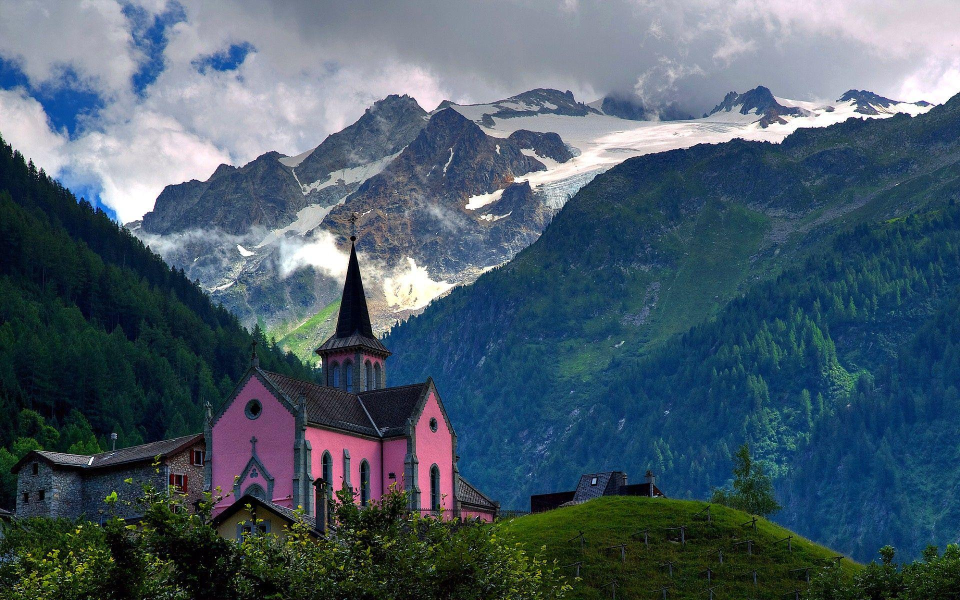
#> input picture image.jpg, 1920 x 1200 px (shown at 1/2 size)
$ jupyter execute ImageCompressionUsingKMeans.ipynb
#> lines starting #> are read from the running program, lines starting #| are printed output that depends on the picture
## Image Compression using K-Means

### Importing Libraries

[cell 1]
import numpy as np
import matplotlib.pyplot as plt
from PIL import Image

### Find Closest Centroids

[cell 2]
def find_closest_centroids(X, centroids):

    K = centroids.shape[0]
    m = X.shape[0]
    n = X.shape[1]
    idx = np.zeros(m , dtype=int)

    for i in range(m):
        ci = 0
        min_cost = 10000000
        for k in range(K):
            cost = 0
            for j in range(n):
                cost = cost + (X[i][j] - centroids[k][j])**2
            if(cost < min_cost):
                min_cost = cost
                ci = k
        idx[i] = ci

    return idx

### Compute New Centroids

[cell 3]
def compute_centroids(X, idx, K):

    m , n = X.shape
    centroids = np.zeros((K, n))

    for k in range(K):
        xi_sum = np.zeros((n))
        Ck = 0
        for i in range(m):
            if(idx[i] == k):
                xi_sum = xi_sum + X[i]
                Ck = Ck + 1
        if(Ck > 0):
            centroids[k] = xi_sum / Ck

    return centroids

### Centroid Initialization

[cell 4]
def kMeans_init_centroids(X , K):

    m = X.shape[0]
    randidx = np.random.permutation(m)
    centroids = X[randidx[:K]]

    return centroids

### k-Means

[cell 5]
def run_kMeans(X , initial_centroids , max_iters = 10):

    K = initial_centroids.shape[0]
    centroids = initial_centroids
    for i in range(max_iters):
        idx = find_closest_centroids(X , centroids)
        centroids = compute_centroids(X , idx  , K)

    return centroids , idx

### Preprocessing

[cell 6]
def load_image(image_path , resize_to = (1920, 1080)):

#> called with image_path = 'image.jpg', resize_to = (1920, 1080)
    original_image = Image.open(image_path)
#> original_image is the input picture: PIL image 1920x1200 RGB; mean R, G, B 73.6, 91.7, 105.6
    original_image = original_image.resize(resize_to)
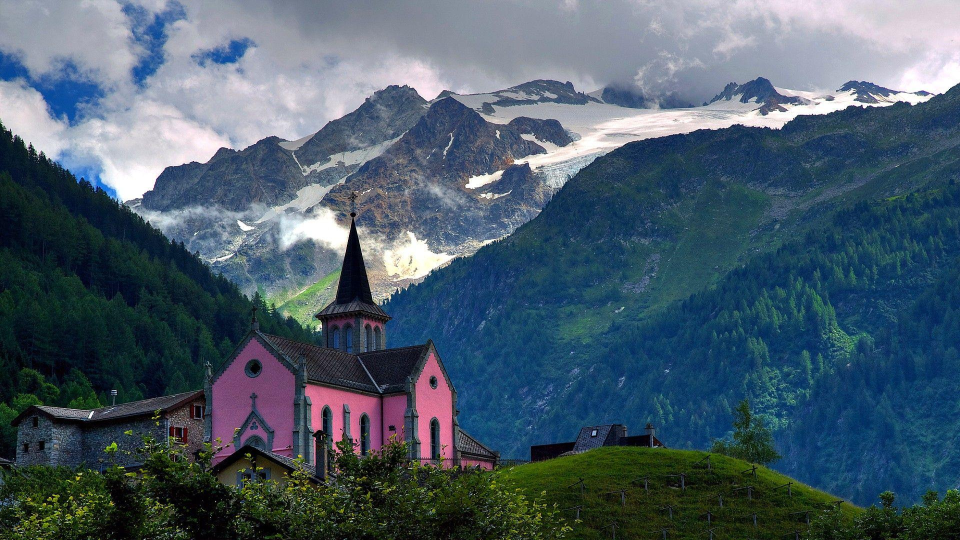
#> original_image: PIL image 1920x1080 RGB (shown at 1/2 size); mean R, G, B 73.6, 91.7, 105.6
    image_array = np.array(original_image, dtype = np.float64) / 255.0
    original_shape = image_array.shape
#> original_shape = (1080, 1920, 3)
    image_data = image_array.reshape(-1 , 3)

    return image_data , original_image , original_shape

### Recreating Compressed Image

[cell 7]
def recreate_image(centroids , idx , original_shape):

    compressed = centroids[idx].reshape(original_shape)

    return (compressed * 255).astype(np.uint8)

### Running the algorithm

[cell 8]
image_path = "image.jpg"

K = 8
max_iters = 10

image_data , original_image , original_shape  = load_image(image_path)
#> original_shape = (1080, 1920, 3)
initial_centroids = kMeans_init_centroids(image_data , K)
#> in kMeans_init_centroids, `centroids = X[randidx[:K]]`: centroids = [[0.655, 0.675, 0.749], [0.169, 0.31, 0.345], [0.592, 0.616, 0.671], [0.329, 0.337, 0.392], [0.0667, 0.235, 0.361], [0.125, 0.267, 0.353], [0.322, 0.408, 0.498], [0.988, 0.965, 0.941]]
#> initial_centroids has the same summary as centroids in kMeans_init_centroids
centroids , idx = run_kMeans(image_data , initial_centroids , max_iters)
compressed_image = recreate_image(centroids , idx , original_shape)
